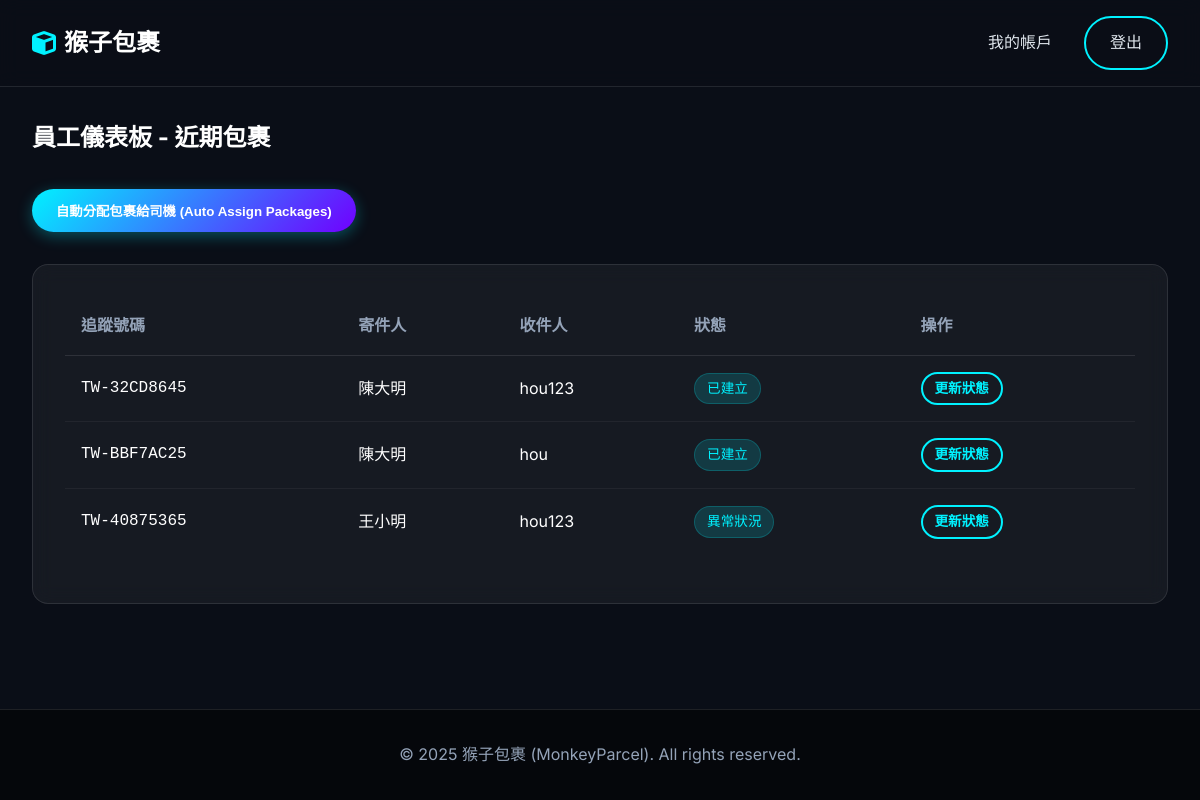
The page /dashboard (signed in) on the database as committed earlier.
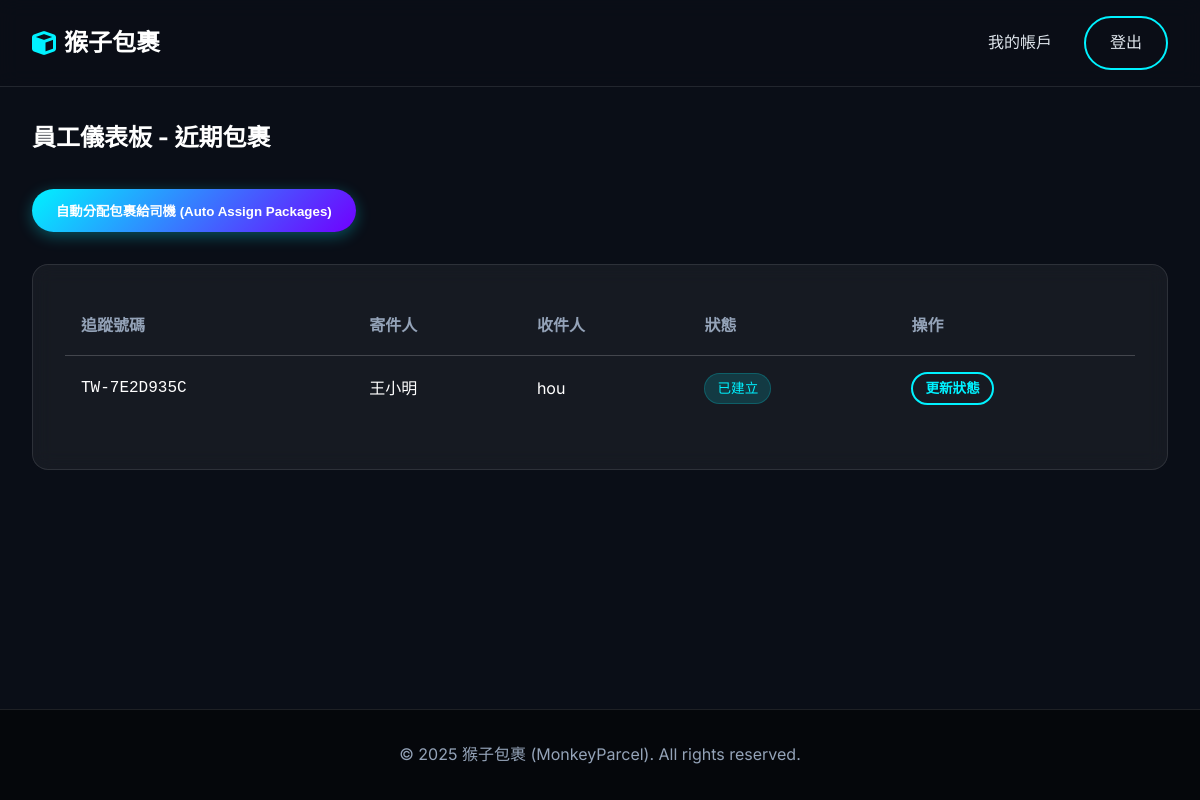
The same page on the database as committed later.
### app/models.py (models this page shows, shortened)
class Package(Base):
    __tablename__ = 'packages'
    id: Mapped[int] = mapped_column(primary_key=True)
    tracking_number: Mapped[str] = mapped_column(String(20), unique=True, nullable=False) # 物流單號
    sender_id: Mapped[int] = mapped_column(ForeignKey('customers.id'), nullable=False)
    recipient_name: Mapped[str] = mapped_column(String(100), nullable=False)
    recipient_address: Mapped[str] = mapped_column(String(200), nullable=False)
    recipient_phone: Mapped[str] = mapped_column(String(20), nullable=False)
    weight: Mapped[float] = mapped_column(Float, nullable=False) # 重量 (kg)
    width: Mapped[float] = mapped_column(Float, nullable=False)  # 寬 (cm)
    height: Mapped[float] = mapped_column(Float, nullable=False) # 高 (cm)
    length: Mapped[float] = mapped_column(Float, nullable=False) # 長 (cm)
    declared_value: Mapped[float] = mapped_column(Float, default=0.0) # 報值金額 (保險用)
    content_description: Mapped[str] = mapped_column(String(255), nullable=True) # 內容物描述
    package_type: Mapped[PackageType] = mapped_column(Enum(PackageType), default=PackageType.SMALL_BOX)
    delivery_speed: Mapped[DeliverySpeed] = mapped_column(Enum(DeliverySpeed), default=DeliverySpeed.STANDARD)
    status: Mapped[PackageStatus] = mapped_column(Enum(PackageStatus), default=PackageStatus.CREATED)
    is_hazardous: Mapped[bool] = mapped_column(Boolean, default=False)   # 易燃物/危險品
    is_fragile: Mapped[bool] = mapped_column(Boolean, default=False)     # 易碎品
    is_international: Mapped[bool] = mapped_column(Boolean, default=False) # 國際件
    created_at: Mapped[datetime] = mapped_column(DateTime, default=datetime.now) # 寄件時間
    estimated_delivery: Mapped[datetime] = mapped_column(DateTime, nullable=True) # 預計抵達時間
    shipping_cost: Mapped[float] = mapped_column(Float, default=0.0) # 運費金額
    sender: Mapped["Customer"] = relationship("Customer", back_populates="packages", foreign_keys=[sender_id])
    tracking_events: Mapped[List["TrackingEvent"]] = relationship("TrackingEvent", back_populates="package", cascade="all, delete-orphan")
    assigned_driver_id: Mapped[Optional[int]] = mapped_column(ForeignKey('users.id'), nullable=True)
    assigned_driver: Mapped[Optional["User"]] = relationship("User", foreign_keys=[assigned_driver_id])
    @property
    def status_label(self):
        return PACKAGE_STATUS_LABELS.get(self.status, self.status.value)

class User(Base):
    __tablename__ = 'users'
    id: Mapped[int] = mapped_column(primary_key=True)
    username: Mapped[str] = mapped_column(String(50), unique=True, nullable=False)
    password_hash: Mapped[str] = mapped_column(String(128), nullable=False)
    full_name: Mapped[str] = mapped_column(String(100), nullable=False)
    email: Mapped[str] = mapped_column(String(120), unique=True, nullable=False)
    phone: Mapped[str] = mapped_column(String(20), nullable=False)
    address: Mapped[str] = mapped_column(String(200), nullable=True)
    role: Mapped[UserRole] = mapped_column(Enum(UserRole), default=UserRole.CUSTOMER)
    type: Mapped[str] = mapped_column(String(50))
    __mapper_args__ = {
        'polymorphic_identity': 'user',
        'polymorphic_on': type
    }

### app/routes.py (the view, shortened to what this page needs)
@main.route('/dashboard')
@login_required
def dashboard():
    user_id = session['user_id']
    role = session['user_role']
    if role == 'customer':
        packages = services.get_user_packages(user_id)
        return render_template('dashboard_customer.html', packages=packages)
    elif role == 'admin':
        return render_template('dashboard_admin.html')
    elif role == 'warehouse':
        recent_packages = db.session.execute(
            db.select(models.Package)
            .filter(models.Package.status.notin_([
                models.PackageStatus.OUT_FOR_DELIVERY,
                models.PackageStatus.DELIVERED
            ]))
            .order_by(models.Package.created_at.desc())
            .limit(20)
        ).scalars().all()
        return render_template('dashboard_employee.html', packages=recent_packages)
    return "Unknown Role"

### app/routes.py (called while the page is built)
def login_required(f):
    @wraps(f)
    def decorated_function(*args, **kwargs):
        if 'user_id' not in session:
            return redirect(url_for('main.login'))
        return f(*args, **kwargs)
    return decorated_function

### app/templates/dashboard_employee.html (shortened to what this page needs)
{% extends "base.html" %}
{% block content %}
<div class="container">
    {% if is_driver %}
    <h2 style="margin-bottom: 2rem;">司機派送清單 (My Deliveries)</h2>
    <p style="color: var(--text-muted);">顯示「派送中」或「分揀中(可取件)」的包裹。</p>
    {% else %}
    <h2 style="margin-bottom: 2rem;">員工儀表板 - 近期包裹</h2>
    <div style="margin-bottom: 2rem;">
        <form action="{{ url_for('main.auto_assign') }}" method="post" style="display: inline;">
            <button type="submit" class="btn btn-primary">
                自動分配包裹給司機 (Auto Assign Packages)
            </button>
        </form>
    </div>
    {% endif %}
    <div class="card">
        <table class="table">
            <thead>
                <tr>
                    <th>追蹤號碼</th>
                    <th>寄件人</th>
                    <th>收件人</th>
                    <th>狀態</th>
                    <th>操作</th>
                </tr>
            </thead>
            <tbody>
                {% for pkg in packages %}
                <tr>
                    <td style="font-family: 'Roboto Mono', monospace;">{{ pkg.tracking_number }}</td>
                    <td>{{ pkg.sender.full_name }}</td>
                    <td>{{ pkg.recipient_name }}</td>
                    <td>
                        <span class="badge badge-info">
                            {{ pkg.status_label }}
                        </span>
                    </td>
                    <td>
                        <a href="{{ url_for('main.tracking_result', tracking_number=pkg.tracking_number) }}"
                            class="btn btn-outline" style="padding: 0.25rem 0.75rem; font-size: 0.85rem;">更新狀態</a>
                    </td>
                </tr>
                {% endfor %}
            </tbody>
        </table>
    </div>
</div>
{% endblock %}

Rows that differ between the two databases and show on the page:
removed Package: tracking_number "TW-32CD8645", sender.full_name "陳大明", recipient_name "hou123", status_label "已建立"
removed Package: tracking_number "TW-BBF7AC25", sender.full_name "陳大明", recipient_name "hou", status_label "已建立"
removed Package: tracking_number "TW-40875365", sender.full_name "王小明", recipient_name "hou123", status_label "異常狀況"
now on this page (row edited): Package: tracking_number "TW-7E2D935C", sender.full_name "王小明", recipient_name "hou", status_label "已建立"
